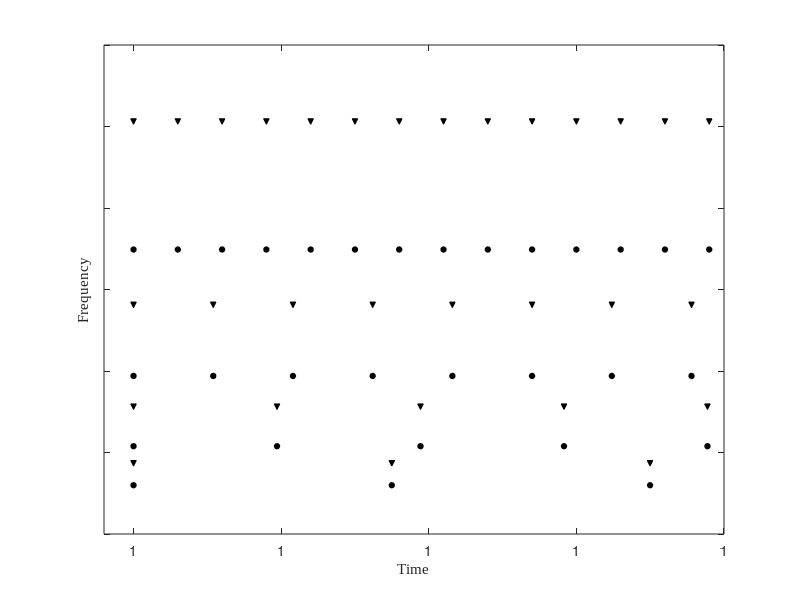

This chart was generated by the following MATLAB code:
% =========================================================================
%                          Written by Yi Qin
% =========================================================================
clc;
clear;
close all
%%  M-band flexible wavelet transform samples the time-frequency plane
p=5;
q=9;
r1=2;
s1=3;
r2=r1;
s2=s1;
bet=5/9;
alp=11/18;
J=4;
dto=1;
dt(1)=s1/r1*dto;
bcf(1)=((1-bet)*pi+r1/s1*pi)/2;
hcf(1)=(alp*pi+pi)/2;
t=0:dt(1):20;
yb=bcf(1)*ones(1,length(t));
yh=hcf(1)*ones(1,length(t));
hl=figure(1)
p_vect=[540 400 560 300];
set(hl,'Position',p_vect);
plot(t,yh,'v','MarkerEdgeColor','k',...
    'MarkerFaceColor','k',...
    'MarkerSize',4) 
hold on;   
plot(t,yb,'o','MarkerEdgeColor','k',...
    'MarkerFaceColor','k',...
    'MarkerSize',4)

        
for i=1:J-1
    dto=q/p*dto;
    dt(i+1)=s1/r1*dto;
    bcf(i+1)=((p/q)^i*(1-bet)*pi+(p/q)^i*r1/s1*pi)/2;
    hcf(i+1)=((p/q)^i*alp*pi+(p/q)^i*pi)/2;
    t=0:dt(i+1):20;
    yb=bcf(i+1)*ones(1,length(t));
    yh=hcf(i+1)*ones(1,length(t));
    plot(t,yh,'v','MarkerEdgeColor','k',...
    'MarkerFaceColor','k',...
    'MarkerSize',4)    
    plot(t,yb,'o','MarkerEdgeColor','k',...
    'MarkerFaceColor','k',...
    'MarkerSize',4)
end
hold off
set(gca,'xticklabel',['1']);
set(gca,'yticklabel',[]);
 xlim([-1 20]) 
ylim([0 3]) 
set(gca,'Box','on');
xlabel('\fontname{Times New Roman}Time');
ylabel('\fontname{Times New Roman}Frequency');
